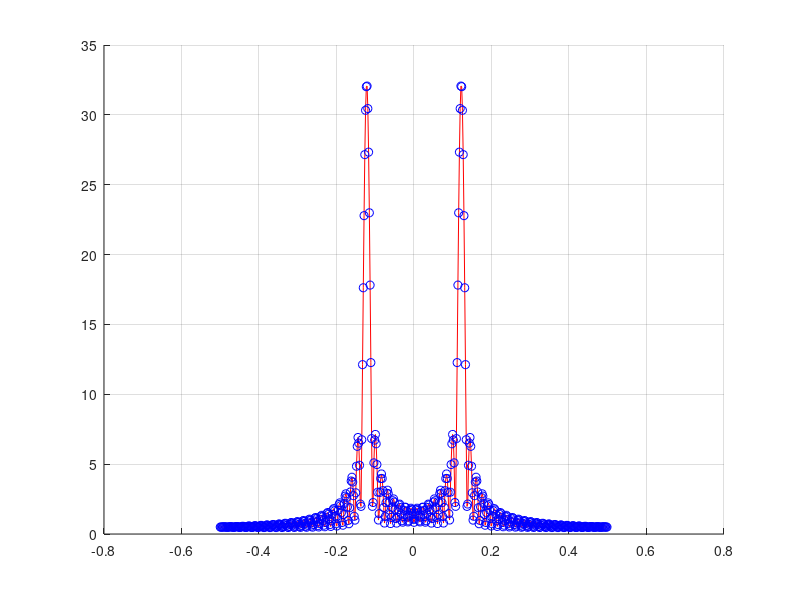

Write MATLAB code to recreate this figure.
% fichero FPDS_P1_TEST3.m

close all; 
clear all;

fs = 2^13; % frecuencia de muestreo 
L = 2^6; % numero de muestras
k = 2^9; % valor de k

n = 0:(L-1); % vector de muestras
f1 = 1000;
N = 2^9;
w1 = 2*pi*f1/fs;

x = cos(w1*n);


wn = ((0:(N-1)))/N - .5;
ww = 2*pi*wn;

ftx = .5*exp (-i*(L-1)/2*(ww-w1)).*(sin((ww-w1)*L/2))./(sin((ww-w1)/2)) ...
        +  .5*exp(-i*(L-1)./2*(ww-(2*pi-w1))).*sin((ww-(2*pi-w1))*L/2)./...
        (sin((ww-(2*pi-w1))/2));


AFTX = abs(fft([x zeros(1,N-L)]));

% sound

sound(cos(w1*[0:(fs-1)]), fs);

f = figure(1);
hold on;
grid on;
plot(wn,abs(ftx),'r');
plot(wn,fftshift(AFTX),'bo');
